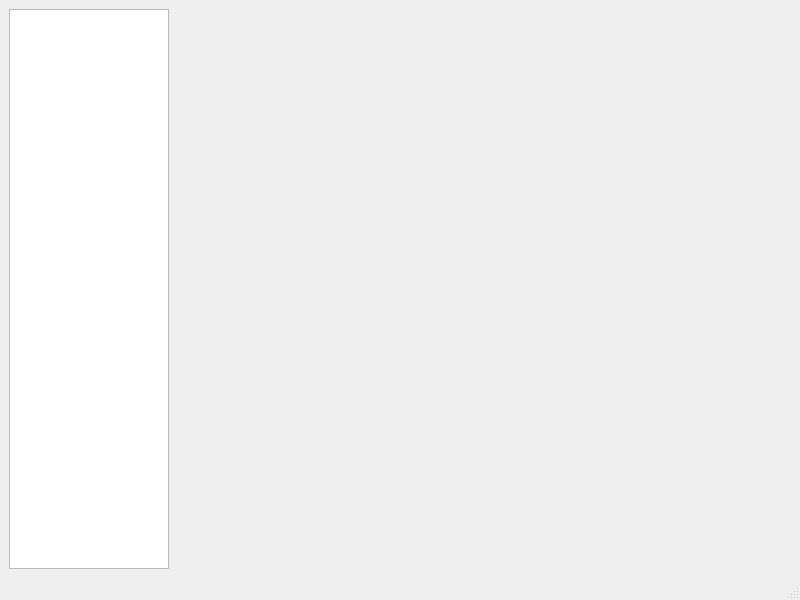
<?xml version="1.0" encoding="UTF-8"?>
<ui version="4.0">
 <class>MainWindow</class>
 <widget class="QMainWindow" name="MainWindow">
  <property name="geometry">
   <rect>
    <x>0</x>
    <y>0</y>
    <width>800</width>
    <height>600</height>
   </rect>
  </property>
  <property name="windowTitle">
   <string>MainWindow</string>
  </property>
  <widget class="QWidget" name="centralwidget">
   <layout class="QHBoxLayout" name="horizontalLayout">
    <item>
     <widget class="QListWidget" name="navList">
      <property name="maximumSize">
       <size>
        <width>160</width>
        <height>16777215</height>
       </size>
      </property>
     </widget>
    </item>
    <item>
     <widget class="QStackedWidget" name="stackedWidget">
      <widget class="QWidget" name="page"/>
      <widget class="QWidget" name="page_2"/>
     </widget>
    </item>
   </layout>
  </widget>
  <widget class="QMenuBar" name="menubar">
   <property name="geometry">
    <rect>
     <x>0</x>
     <y>0</y>
     <width>800</width>
     <height>21</height>
    </rect>
   </property>
  </widget>
  <widget class="QStatusBar" name="statusbar"/>
 </widget>
 <resources/>
 <connections/>
</ui>
